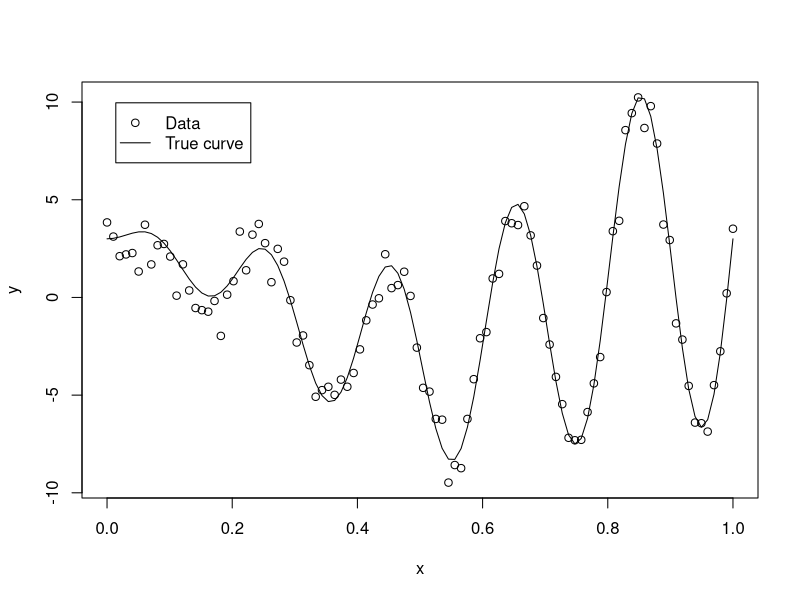
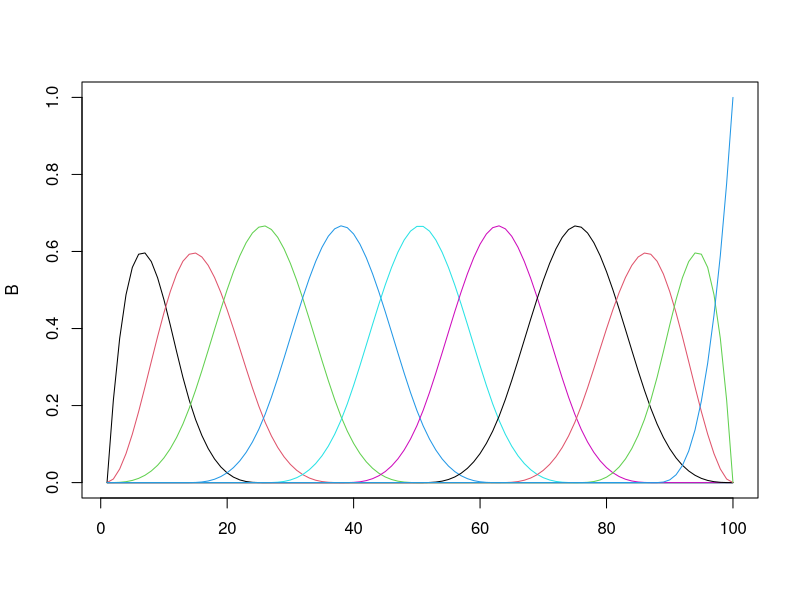
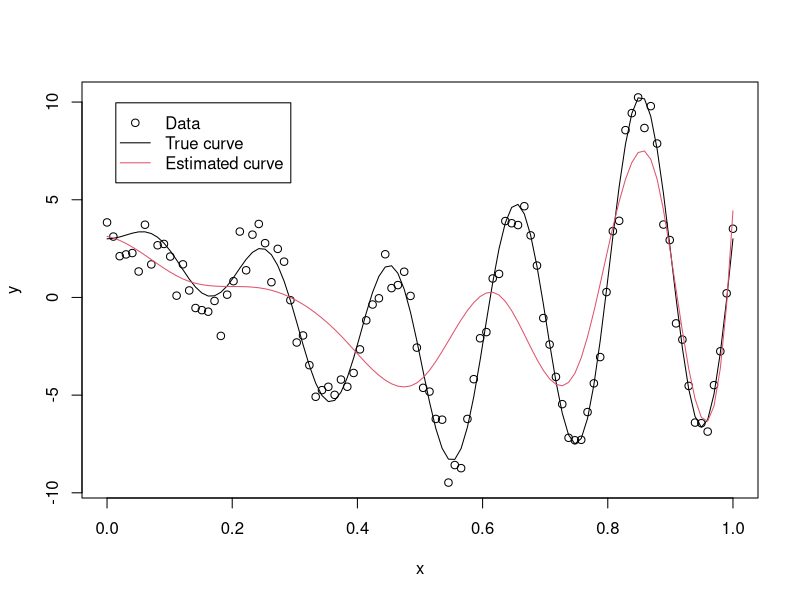
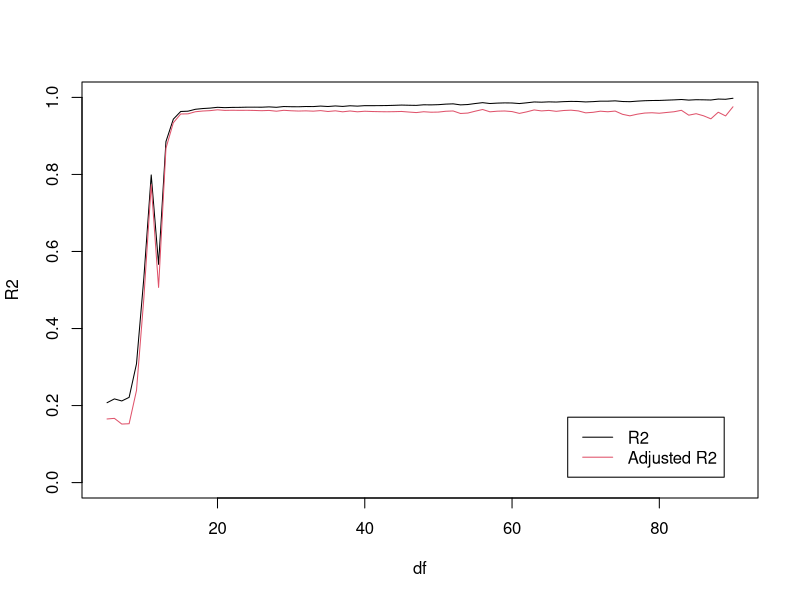
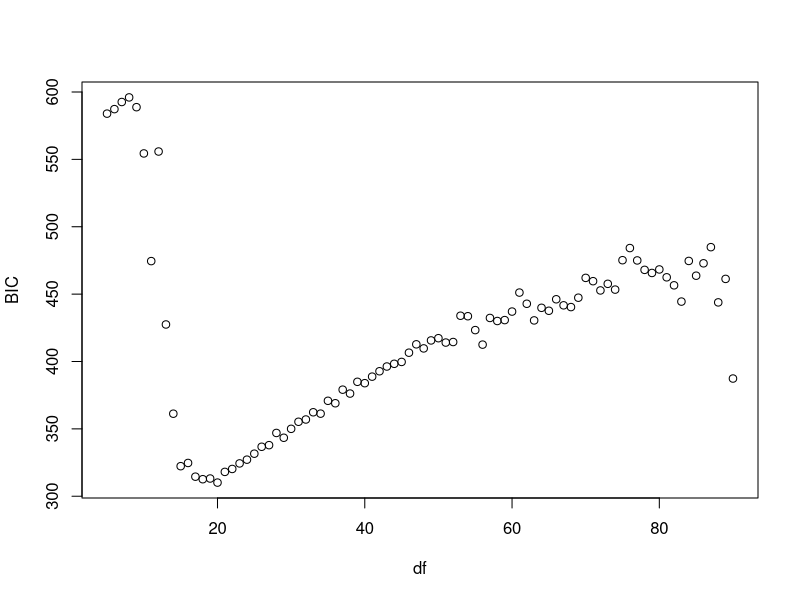
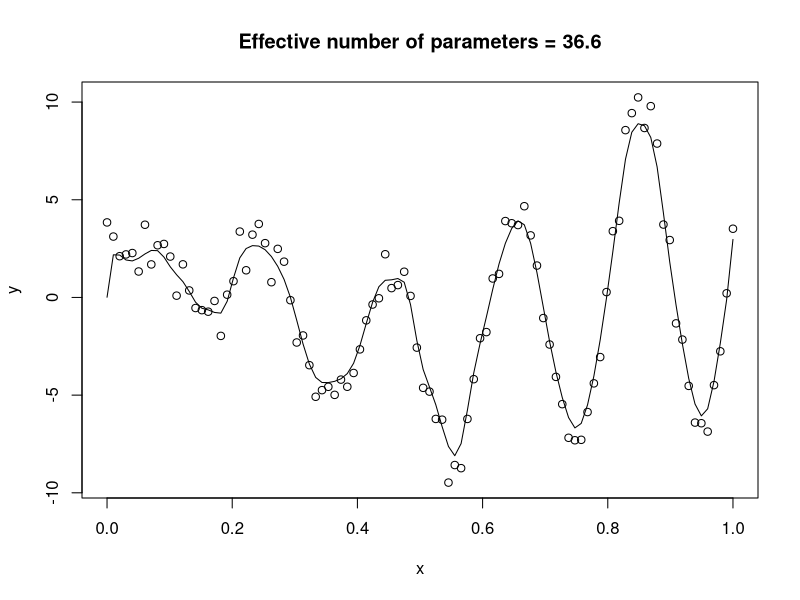

Generate these figures, in order, with R:

library(splines)

#Generate data

 set.seed(0820)

 n  <- 100
 x  <- seq(0,1,length=n)
 fx <- 10*x*sin(10*pi*x) + 3*cos(2*pi*x)
 y  <- rnorm(n,fx,1)

 plot(x,y)
 lines(x,fx)

 legend("topleft",c("Data","True curve"),
                  lty=c(NA,1),pch=c(1,NA),inset=0.05)

# Plot the b-spline basis functions

 df <- 10
 B  <- bs(x,df)
 matplot(B,type="l",lty=1)

# Fit splines using OLS

 fit <- lm(y~B)
 fhat <- fit$fitted
 summary(fit)
 plot(x,y)
 lines(x,fx)
 lines(x,fhat,col=2)

 legend("topleft",c("Data","True curve","Estimated curve"),
                  lty=c(NA,1,1),pch=c(1,NA,NA),col=c(1,1,2),inset=0.05)

# Fit splines using OLS and pick the number of basis functions using BIC
    
 df  <- seq(5,90,1)
 R2  <- df
 aR2 <- df
 BIC <- df
 for(j in 1:length(df)){
  B      <- bs(x,df[j])
  fit    <- lm(y~B)
  R2[j]  <- summary(fit)$r.squared
  aR2[j] <- summary(fit)$adj.r.squared
  BIC[j] <- BIC(fit)
 }
 plot(df,R2,type="l",ylim=0:1)
 lines(df,aR2,col=2)
 legend("bottomright",c("R2","Adjusted R2"),
                  lty=1,col=1:2,inset=0.05)

 plot(df,BIC)

# Fit a spline model using 50 basis functions and ridge regression
 
 B      <- cbind(1,bs(x,50))
 p      <- ncol(B)
 D      <- 2*diag(p)
 D[1,1] <- 0
   
 BB     <- t(B)%*%B
 lambda <- .1
 H      <- solve(BB+lambda*D)%*%t(B)
 bhat   <- H%*%y
 fhat   <- B%*%bhat
 effpar <- sum(diag(B%*%H))     

 plot(x,y,main=paste("Effective number of parameters =",round(effpar,1)))
 lines(x,fhat)
   
# A note on sparse matrices

 B        <- bs(x,1000)   
 BB       <- t(B)%*%B
 diag(BB) <- diag(BB) + 1
 tBy      <- t(B)%*%y
   
 BB[1:20,1:20] # It is sparse!

 library(spam)
 BBspam <- as.spam(BB)

 system.time(b1 <- solve(BB)%*%tBy)
 system.time(b2 <- solve(BBspam)%*%tBy)
 system.time(b3 <- solve(BB,tBy))
 system.time(b4 <- solve(BBspam,tBy))

 b1[1:10]
 b2[1:10]
 b3[1:10]
 b4[1:10]





   



 
